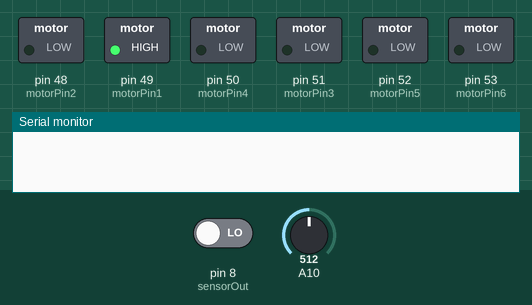
Simulated run of this sketch. Board: Arduino Mega 2560, built with avr-gcc and run on an emulated ATmega2560. On the bench: switched loads named in the sketch (green lamp = pin HIGH), the last lines printed to the serial monitor. The test bench sets the inputs (shaded band); at power-on: pin 8 (sensorOut) LOW, A10 = 512. Pins used as bus, display or sensor lines are not drawn.

Above: at 0.1 s.
At 75.2 s:
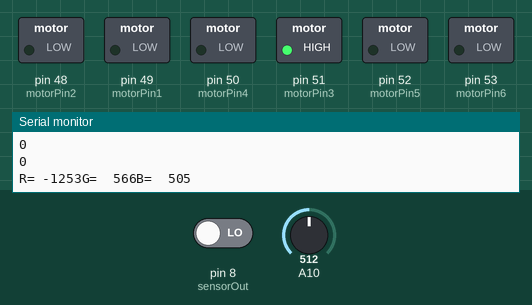
At 84.5 s:
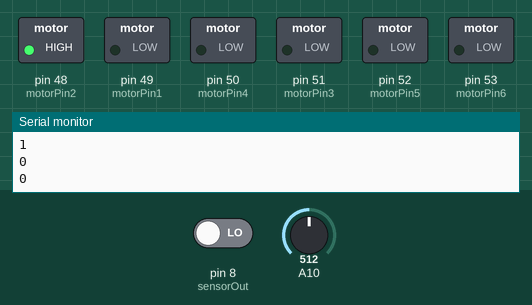
At 95.6 s:
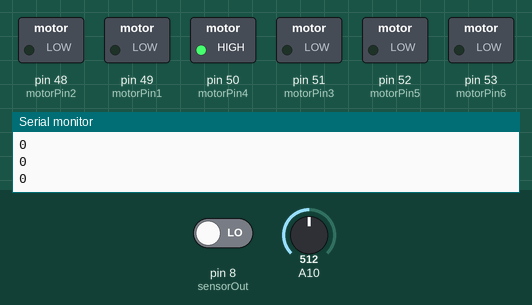
At 98.63 s:
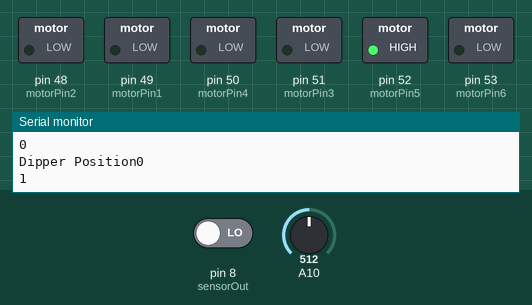
At 115.4 s:
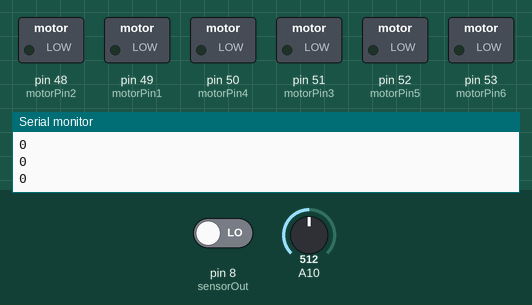
Timing chart, 0 to 116.9 s (numbered marks = the images above):
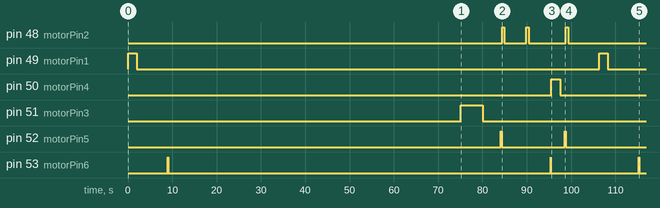

The sketch:

l293new.ino
```cpp
 /*     Arduino Color Sensing Tutorial
 *
 *  by Dejan Nedelkovski, www.HowToMechatronics.com
 *  Modified by current user extensively
 */

#define S0 4
#define S1 5
#define S2 6
#define S3 7
#define sensorOut 8

int frequency1 = 0;int R,G,B;
int frequency2 = 0;
int frequency3 = 0;
//L293D
/* from various sources
 *
 */
const int motorPin1  = 49;  // Pin 14 of L293
const int motorPin2  = 48; // Pin 10 of L293
const int motorPin3  = 51;// Pin 14 of L293
const int motorPin4  = 50;// Pin 10 of L293
const int motorPin5  = 52;// Pin 14 of L293
const int motorPin6  = 53;//Pin 10 of L293
 int val;
//This will run only one time.
void setup(){    //color set up
  pinMode(S0, OUTPUT);
  pinMode(S1, OUTPUT);
  pinMode(S2, OUTPUT);
  pinMode(S3, OUTPUT);
  pinMode(sensorOut, INPUT);

  // Setting frequency-scaling to 20%
  digitalWrite(S0,HIGH);
  digitalWrite(S1,LOW);

                  //color set up
 Serial.begin(9600);pinMode(motorPin3, OUTPUT);
    pinMode(motorPin4, OUTPUT);pinMode(motorPin2, OUTPUT);pinMode(motorPin1, OUTPUT);pinMode(motorPin5, OUTPUT);pinMode(motorPin6, OUTPUT);
 int val;
/*
//This code will turn Motor  clockwise for 2 sec to reach stop point.
  digitalWrite(motorPin1, HIGH);
  digitalWrite(motorPin2, LOW);
//Stop
  delay(800);  Serial.println(analogRead(A10));
  digitalWrite(motorPin1, LOW);
  digitalWrite(motorPin2, LOW);Serial.println(analogRead(A10));
  delay(2000);
  //This code will turn Motor  return for 2 sec to reach stop point.
  digitalWrite(motorPin1, LOW);
  digitalWrite(motorPin2, HIGH);
//Stop
  delay(800);  Serial.println(analogRead(A10));
  digitalWrite(motorPin1, LOW);
  digitalWrite(motorPin2, LOW);Serial.println(analogRead(A10));
  delay(2000);
*/

  //grabber open
// digitalWrite(motorPin4,HIGH);digitalWrite(motorPin3,LOW);delay(2000);digitalWrite(motorPin3,LOW);digitalWrite(motorPin4,LOW); delay(500);
 //grabber close
// digitalWrite(motorPin4,LOW);digitalWrite(motorPin3,HIGH);delay(2000);digitalWrite(motorPin3,LOW);digitalWrite(motorPin4,LOW); delay(3000);
 //dipper goes UP here   TTTTTTTTTTTTTTTTTTTTTTTTTTTTTTTTTTTT


}
void loop(){
 retfrompos2();  //This code will turn BASE  clockwise for 2 sec to reach START point from Pos2 ONLY
//dipper goes DOWN here
// digitalWrite(motorPin6,HIGH);digitalWrite(motorPin5,LOW);delay(50);
// digitalWrite(motorPin6,LOW);digitalWrite(motorPin5,LOW); delay(2000);
armdown();

 int i=0;
 R=0;G=0;B=0;
 while(i<20){color();//Serial.print(frequency1);Serial.print(frequency3);Serial.print(frequency3);
 R=R+frequency1;G=G+frequency2;B=B+frequency3; i++;
 }Serial.print("R= ");Serial.print(R/i);Serial.print("G=  ");Serial.print(G/i);Serial.print("B=  ");Serial.println(B/i);

 //grabber close
  digitalWrite(motorPin4,LOW);digitalWrite(motorPin3,HIGH);delay(5000);digitalWrite(motorPin3,LOW);digitalWrite(motorPin4,LOW); delay(3000);
   //dipper goes UP here   TTTTTTTTTTTTTTTTTTTTTTTTTTTTTTTTTTTT
 delay(500); Serial.print("Dipper Position"); //Serial.println(analogRead(A2));
//digitalWrite(motorPin6,LOW);Serial.println(motorPin6);digitalWrite(motorPin5,HIGH);Serial.println(motorPin5);delay(300);
//digitalWrite(motorPin6,LOW);Serial.println(motorPin6);digitalWrite(motorPin5,LOW); Serial.println(motorPin5);delay(2000);
armup();
//which color is it?

  pos1();if((R>G)&& (R>B)){Serial.println("its Red");
          armdown();
         //grabber open
          digitalWrite(motorPin4,HIGH);digitalWrite(motorPin3,LOW);delay(2000);digitalWrite(motorPin3,LOW);digitalWrite(motorPin4,LOW); delay(500);
          armup();
  }
  pos2();if((G>R)&&(G>B)){Serial.println("its Green");
         armdown();
         //grabber open
          digitalWrite(motorPin4,HIGH);digitalWrite(motorPin3,LOW);delay(2000);digitalWrite(motorPin3,LOW);digitalWrite(motorPin4,LOW); delay(500);
         armup();
  }
  pos3();if((B>R) && (B>G)){Serial.println("its Blue");
         armdown();
         //grabber open
          digitalWrite(motorPin4,HIGH);digitalWrite(motorPin3,LOW);delay(2000);digitalWrite(motorPin3,LOW);digitalWrite(motorPin4,LOW); delay(500);
         armup();
  }

  delay(2000);
}
void pos1(){
  //This code will turn BASE counter-clockwise  to Pos 1
    digitalWrite(motorPin1, LOW);
    digitalWrite(motorPin2, HIGH);
    delay(500);Serial.println(analogRead(A10));
  //And this code will STOP motors
    digitalWrite(motorPin1, LOW);
    digitalWrite(motorPin2, LOW);
    delay(5000);Serial.println(analogRead(A10));

   //dipper goes UP here
/*
  //delay(500); Serial.print("Dipper Position"); Serial.println(analogRead(A2));
digitalWrite(motorPin5,HIGH);digitalWrite(motorPin6,LOW);delay(1000);
 digitalWrite(motorPin6,LOW);digitalWrite(motorPin5,LOW); delay(500);
 */
}

void pos2() {
 //This code will turn BASE counter-clockwise to Pos 2
  digitalWrite(motorPin1, LOW);
    digitalWrite(motorPin2, HIGH);
    delay(500);Serial.println(analogRead(A10));
  //And this code will STOP motors
    digitalWrite(motorPin1, LOW);
    digitalWrite(motorPin2, LOW);
    delay(5000);Serial.println(analogRead(A10));

}
void pos3() {
  //This code will turn BASE counter-clockwise to Pos 3
  digitalWrite(motorPin1, LOW);
    digitalWrite(motorPin2, HIGH);
    delay(500);Serial.println(analogRead(A10));
  //And this code will STOP motors
    digitalWrite(motorPin1, LOW);
    digitalWrite(motorPin2, LOW);
    delay(5000);Serial.println(analogRead(A10));
}
void retfrompos2() {
  //This code will turn BASE  clockwise for 2 sec to reach START point from Pos3 ONLY
   digitalWrite(motorPin1, HIGH);
   digitalWrite(motorPin2, LOW);
   delay(2000);  Serial.println(analogRead(A10));
  //stop
   digitalWrite(motorPin1, LOW);
   digitalWrite(motorPin2, LOW);Serial.println(analogRead(A10));
   delay(2000);//Serial.println(analogRead(A10));
  //And this code will STOP motors
    digitalWrite(motorPin1, LOW);
    digitalWrite(motorPin2, LOW);
    delay(5000); // Serial.println(analogRead(A10));
     //grabber open
// digitalWrite(motorPin4,HIGH);digitalWrite(motorPin3,LOW);delay(2000);digitalWrite(motorPin3,LOW);digitalWrite(motorPin4,LOW); delay(500);

}
void color(){
   // Setting red filtered photodiodes to be read
  digitalWrite(S2,LOW);
  digitalWrite(S3,LOW);
  // Reading the output frequency
  frequency1 = pulseIn(sensorOut, LOW);
  //Remaping the value of the frequency to the RGB Model of 0 to 255
frequency1 = map(frequency1,104,119,255,0);
  // Printing the value on the serial monitor
 // Serial.print("R= ");//printing name
 // Serial.print(frequency1);//printing RED color frequency
 // Serial.print("  ");
  delay(100);

  // Setting Green filtered photodiodes to be read
digitalWrite(S2,HIGH);
  digitalWrite(S3,HIGH);
  // Reading the output frequency
  frequency2 = pulseIn(sensorOut, LOW);
  //Remaping the value of the frequency to the RGB Model of 0 to 255
 frequency2 = map(frequency2,165,300,255,0);
  // Printing the value on the serial monitor
  //Serial.print("G= ");//printing name
  //Serial.print(frequency2);//printing RED color frequency
  //Serial.print("  ");
  delay(100);

  // Setting Blue filtered photodiodes to be read
  digitalWrite(S2,HIGH);  //was S2 LOW, S3 HIGH
  digitalWrite(S3,LOW);
  // Reading the output frequency
  frequency3 = pulseIn(sensorOut, LOW);
  //Remaping the value of the frequency to the RGB Model of 0 to 255
 frequency3 = map(frequency3,109,220,255,0);
  // Printing the value on the serial monitor
  //Serial.print("B= ");//printing name
  //Serial.print(frequency3);//printing RED color frequency

  //Serial.println("  ");
  delay(100);
}
void armup(){
   delay(500); Serial.print("Dipper Position"); //Serial.println(analogRead(A2));
digitalWrite(motorPin6,LOW);Serial.println(digitalRead(motorPin6));digitalWrite(motorPin5,HIGH);Serial.println(digitalRead(motorPin5));delay(250);
digitalWrite(motorPin6,LOW);Serial.println(digitalRead(motorPin6));digitalWrite(motorPin5,LOW); Serial.println(digitalRead(motorPin5));delay(50);
}
void armdown(){
digitalWrite(motorPin6,HIGH);Serial.println(digitalRead(motorPin6));digitalWrite(motorPin5,LOW);Serial.println(digitalRead(motorPin5));delay(50);
 digitalWrite(motorPin6,LOW);Serial.println(digitalRead(motorPin6));digitalWrite(motorPin5,LOW);Serial.println(digitalRead(motorPin5)); delay(50);
}
```

Measured:
- by itself, pin 48 (motorPin2): goes HIGH 0.50 s, LOW 5.0 s, HIGH 0.50 s, LOW 8.4 s, HIGH 0.50 s, then LOW
- by itself, pin 49 (motorPin1): alternates HIGH for 2.0 s and LOW for 104 s
- by itself, pin 50 (motorPin4): LOW → HIGH at 95.5 s, → LOW 2.0 s later
- by itself, pin 51 (motorPin3): LOW → HIGH at 75.1 s, → LOW 5.0 s later
- by itself, pin 52 (motorPin5): LOW → HIGH at 84.1 s, → LOW 0.25 s later, → HIGH 14.2 s later, → LOW 0.25 s later, … (4 changes in this stretch)
- by itself, pin 53 (motorPin6): goes HIGH 0.05 s, LOW 86.4 s, HIGH 0.05 s, LOW 19.9 s, HIGH 0.05 s, then LOW
